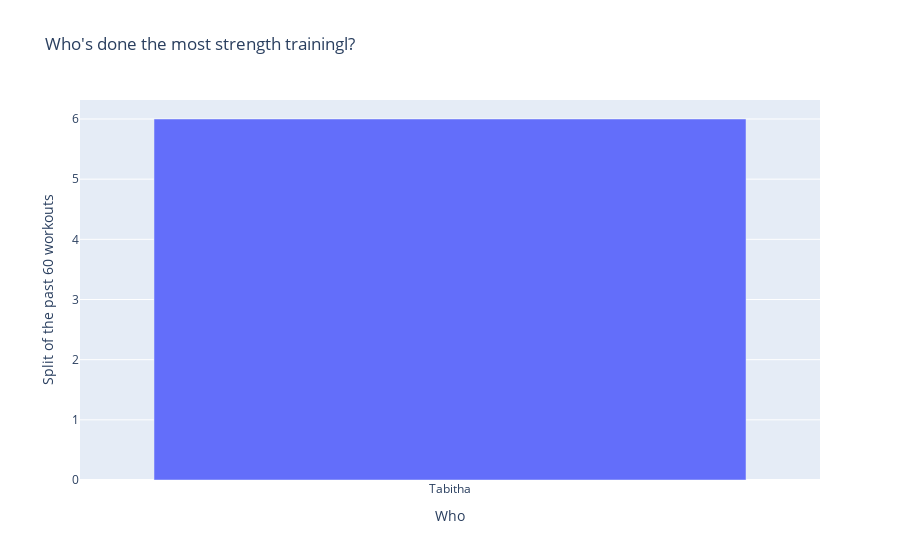

The cell this chart's notebook holds for it:
### Code cell
# third chart - whos been doing the most strength training ?

type = ["WeightTraining", "Workout"]
df_workouts = df_club[df_club.type.isin(type)]
df_workouts.head()

who_counts = df_workouts['who'].value_counts()
who_vals = []
for i in who_counts.items():
    who_vals.append(i[0])

graph_three = []    
graph_three.append(
    go.Bar(
        x = who_vals,
        y = who_counts
    )
)

layout_three = dict(title = "Who's done the most strength trainingl?",
                  xaxis = dict(title = 'Who'),
                  yaxis = dict(title = 'Split of the past 60 workouts'),
                 )

go.Figure(data = graph_three, 
         layout = layout_three)

### Figure 1 — Plotly figure (JSON) as saved in the notebook; plotly's stock layout.template omitted (floating-point values rounded to 4 significant figures)
{"data": [{"type": "bar", "x": ["Tabitha"], "y": [6]}], "layout": {"title": {"text": "Who's done the most strength trainingl?"}, "xaxis": {"title": {"text": "Who"}}, "yaxis": {"title": {"text": "Split of the past 60 workouts"}}}}
